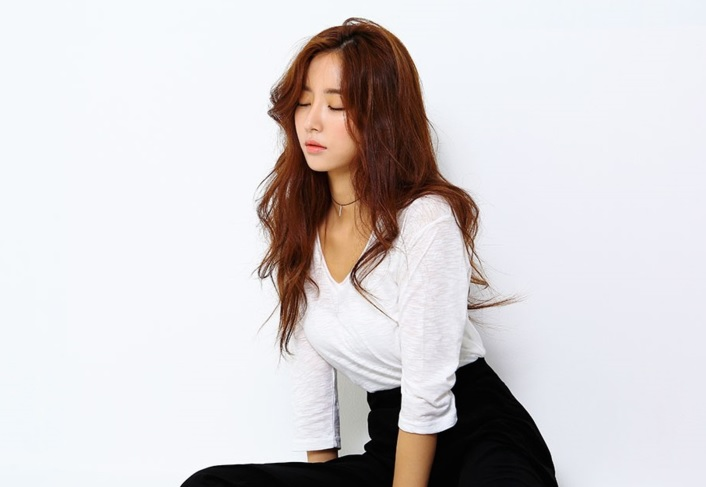
#> input picture OpenCV/images/model.jpg, 706 x 487 px, found by its file name
$ python EX11-3.ImageRotation.py
#> lines starting #> are read from the running program, lines starting #| are printed output that depends on the picture
import numpy as np
import cv2

def transform():
    img = cv2.imread('E:/Python_Study/OpenCV/images/model.jpg')
#> img is the input picture: shape (487, 706, 3); mean B, G, R 210.6, 209.1, 213
    h,w = img.shape[:2]
#> h = 487; w = 706

    M1 = cv2.getRotationMatrix2D((w/2, h/2), 45, 1)
    M2 = cv2.getRotationMatrix2D((w/2, h/2), 90, 1)

    img2 = cv2.warpAffine(img, M1, (w,h))
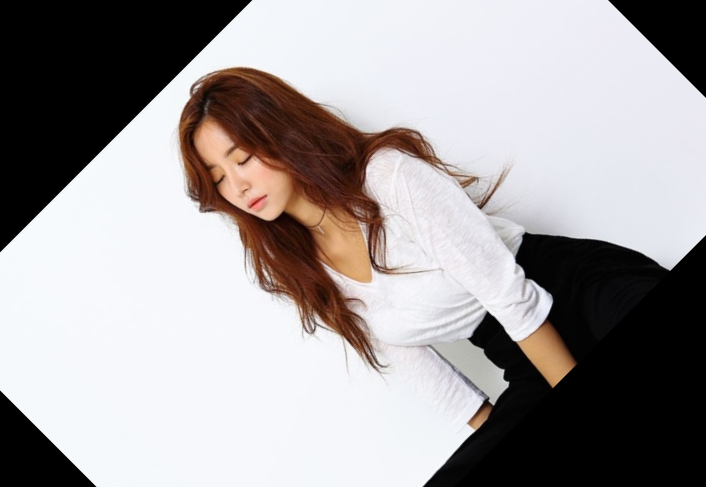
#> img2: shape (487, 706, 3); mean B, G, R 158.3, 157.8, 162.2
    img3 = cv2.warpAffine(img, M2, (w,h))
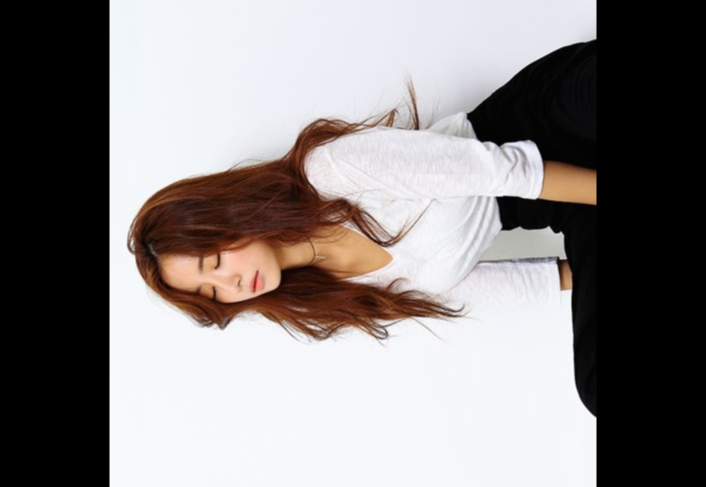
#> img3: shape (487, 706, 3); mean B, G, R 133.6, 133.7, 138.2

    cv2.imshow('45 Rotated', img2)
    cv2.imshow('90 Rotated', img3)

    cv2.waitKey(0)
    cv2.destroyAllWindows()

transform()
